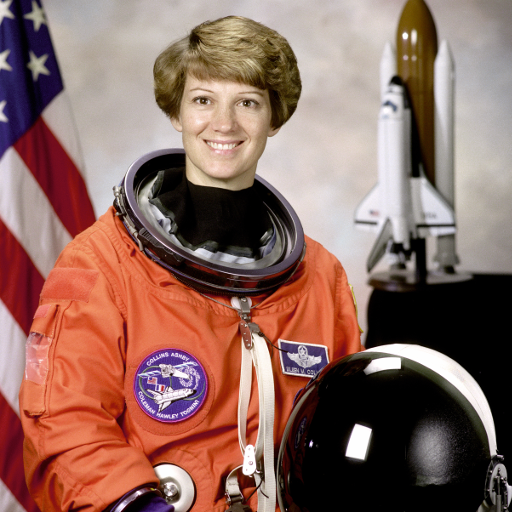
#> input picture data/cena_ref.png, 512 x 512 px
$ python ex3b.py
#> lines starting #> are read from the running program, lines starting #| are printed output that depends on the picture
# -*- coding: utf-8 -*-
"""
ex3b.py — Matching (BFMatcher cross-check + FLANN com razao de Lowe),
homografia por RANSAC e alinhamento por warpPerspective.

Usa o mesmo par de imagens do ex3a (cena_ref / cena_transf) com descritores
SIFT (float -> compativel com FLANN KD-tree e teste de razao de Lowe).

Execucao:  python ex3b.py
As janelas de matches e de alinhamento sao exibidas ao final (tecla fecha);
as mesmas imagens sao salvas em ./outputs como evidencia.
"""
import os

import cv2
import numpy as np

AQUI = os.path.dirname(os.path.abspath(__file__))
DATA = os.path.join(AQUI, "data")
OUT = os.path.join(AQUI, "outputs")
os.makedirs(OUT, exist_ok=True)


def main():
    ref = cv2.imread(os.path.join(DATA, "cena_ref.png"))
#> ref is the input picture: shape (512, 512, 3); mean B, G, R 96.5, 105.8, 141.6
    transf = cv2.imread(os.path.join(DATA, "cena_transf.png"))
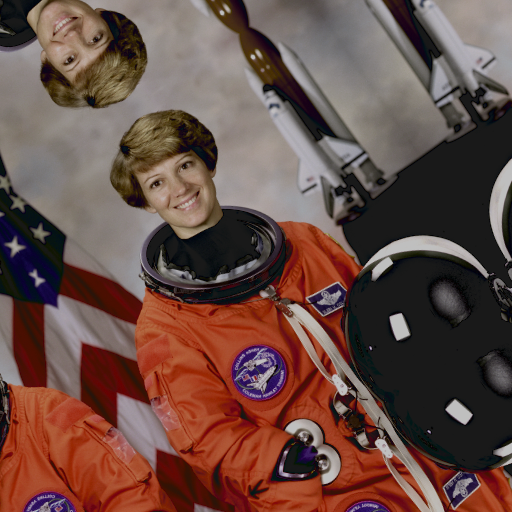
#> input picture data/cena_transf.png, 512 x 512 px
#> transf is the input picture: shape (512, 512, 3); mean B, G, R 68.8, 76.2, 104.5
    g1 = cv2.cvtColor(ref, cv2.COLOR_BGR2GRAY)
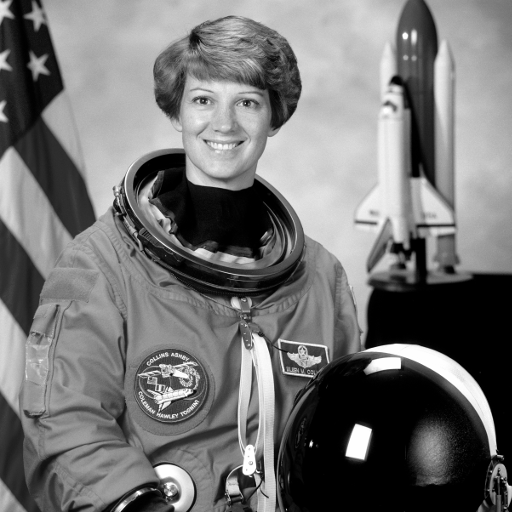
#> g1: shape (512, 512); min 0, max 255, mean 115.4
    g2 = cv2.cvtColor(transf, cv2.COLOR_BGR2GRAY)
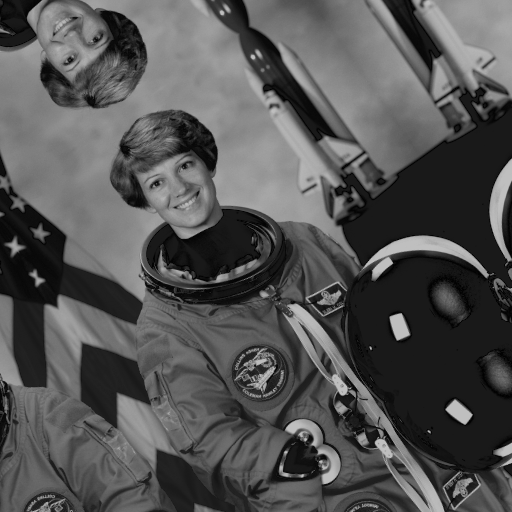
#> g2: shape (512, 512); min 0, max 192, mean 83.8

    sift = cv2.SIFT_create()
    kp1, des1 = sift.detectAndCompute(g1, None)
#> kp1 = 1105 keypoints; strongest (x, y, size): (358, 442, 18.8), (311, 444, 2.6), (139, 493, 3.4), (389, 358, 21.5)
    kp2, des2 = sift.detectAndCompute(g2, None)
#> kp2 = 1187 keypoints; strongest (x, y, size): (459, 412, 13.3), (399, 327, 13.3), (286, 452, 2.4), (302, 476, 2.4)
    print("=== ex3b: matching + homografia ===")
    print(f"keypoints: ref={len(kp1)}  transf={len(kp2)}")
#| keypoints: ref=1105  transf=1187

    # ---- (a) BFMatcher com cross-check: aceita apenas pares que sao
    # mutuamente o melhor vizinho um do outro (filtro simetrico, sem knn).
    bf = cv2.BFMatcher(cv2.NORM_L2, crossCheck=True)
    m_bf = sorted(bf.match(des1, des2), key=lambda m: m.distance)
#> m_bf = 558 matches
    print(f"BFMatcher (cross-check): {len(m_bf)} matches")
#| BFMatcher (cross-check): 558 matches

    # ---- (b) FLANN (KD-tree p/ descritores float) + teste de razao de Lowe:
    # um match e confiavel se a distancia ao 1o vizinho for < 0.75x a
    # distancia ao 2o — rejeita descritores ambiguos (texturas repetitivas).
    flann = cv2.FlannBasedMatcher(dict(algorithm=1, trees=5),
                                  dict(checks=50))
    knn = flann.knnMatch(des1, des2, k=2)
#> knn = 1105 matches
    bons = [m for m, n in knn if m.distance < 0.75 * n.distance]
#> bons = 446 matches
    print(f"FLANN + razao de Lowe (0.75): {len(bons)} matches bons "
          f"de {len(knn)} candidatos")
#| FLANN + razao de Lowe (0.75): 446 matches bons de 1105 candidatos

    vis = cv2.drawMatches(ref, kp1, transf, kp2, bons[:80], None,
                          flags=cv2.DrawMatchesFlags_NOT_DRAW_SINGLE_POINTS)
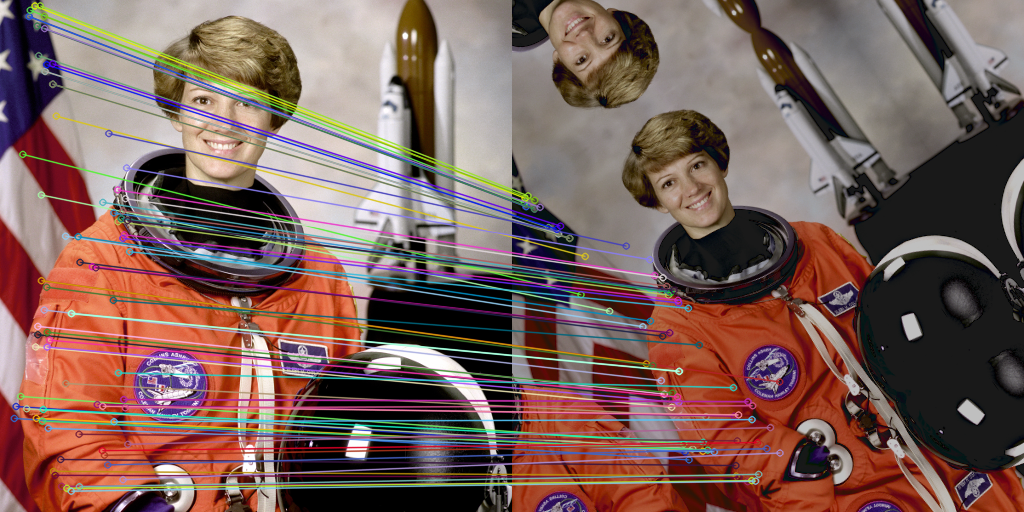
#> vis: shape (512, 1024, 3); mean B, G, R 89.5, 95.6, 123.1
    cv2.imwrite(os.path.join(OUT, "ex3b_matches.png"), vis)

    # ---- (c) homografia por RANSAC sobre os matches filtrados
    src = np.float32([kp1[m.queryIdx].pt for m in bons]).reshape(-1, 1, 2)
#> src = 446 rows, first 8: [13.8, 417.9], [15.62, 406], [20.29, 395.9], [22.33, 153.9], [26.22, 408.3], [28.61, 16.06], [28.61, 16.06], [29.75, 9.77]
    dst = np.float32([kp2[m.trainIdx].pt for m in bons]).reshape(-1, 1, 2)
#> dst = 446 rows, first 8: [176.6, 459.4], [172.6, 451.5], [171.3, 443.5], [68.48, 294.2], [180.3, 448.4], [13.68, 206.1], [13.68, 206.1], [11.84, 202.3]
    H, masc = cv2.findHomography(src, dst, cv2.RANSAC, 5.0)
#> H = [[0.614, 0.429, -11.28], [-0.43, 0.614, 209.1], [-1.17e-06, -1.62e-06, 1]]; masc = 446 values, max 1 at index 0, min 0 at index 18, mean 0.948
    inliers = int(masc.sum())
#> inliers = 423
    print(f"RANSAC: {inliers} inliers de {len(bons)} matches "
          f"({inliers / len(bons):.1%})")
#| RANSAC: 423 inliers de 446 matches (94.8%)
    print("homografia estimada:\n", np.round(H, 4))
#| homografia estimada:
#|  [[  0.6137   0.4295 -11.2788]
#|  [ -0.4301   0.6136 209.0555]
#|  [ -0.      -0.       1.    ]]

    # ---- (d) alinhamento: projeta a referencia sobre a imagem transformada
    h, w = transf.shape[:2]
#> h = 512; w = 512
    alinhada = cv2.warpPerspective(ref, H, (w, h))
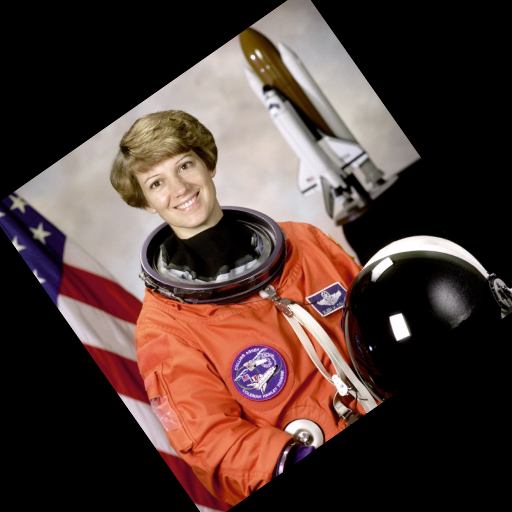
#> alinhada: shape (512, 512, 3); mean B, G, R 54, 59.2, 79.3
    # sobreposicao 50/50 para evidenciar visualmente o alinhamento
    sobre = cv2.addWeighted(alinhada, 0.5, transf, 0.5, 0)
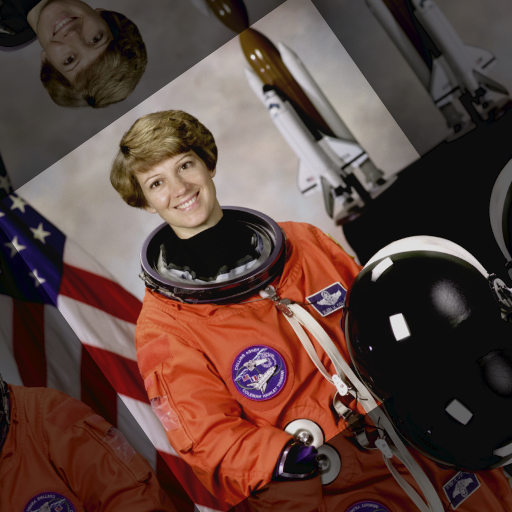
#> sobre: shape (512, 512, 3); mean B, G, R 61.3, 67.6, 91.8
    cv2.imwrite(os.path.join(OUT, "ex3b_alinhada.png"), alinhada)
    cv2.imwrite(os.path.join(OUT, "ex3b_sobreposicao.png"), sobre)
    print("evidencias: outputs/ex3b_matches.png, ex3b_alinhada.png, "
          "ex3b_sobreposicao.png")

    # ------------------------------------------------------------------
    # RELEVANCIA PARA LOCALIZACAO VISUAL EM ROBOTICA (comentario tecnico):
    # O numero de inliers do RANSAC e a metrica pratica de confianca do
    # registro: outliers (matches errados) sao inevitaveis, e o RANSAC
    # encontra o modelo geometrico consistente com o maior consenso.
    # Em SLAM/relocalizacao, um lugar so e considerado "reconhecido"
    # quando a homografia/pose estimada tem inliers suficientes (tipico
    # >15-30); poucos inliers indicam falso loop-closure, que corromperia
    # o mapa. O mesmo pipeline (features -> matching -> RANSAC -> pose)
    # e a base de rastreamento de marcadores, servoing visual e
    # estabilizacao de imagem em drones.
    # ------------------------------------------------------------------

    cv2.imshow("matches (FLANN+Lowe)", vis)
    cv2.imshow("ref alinhada sobre transf", sobre)
    print("pressione tecla em uma janela para sair")
    cv2.waitKey(0)
    cv2.destroyAllWindows()


if __name__ == "__main__":
    main()
